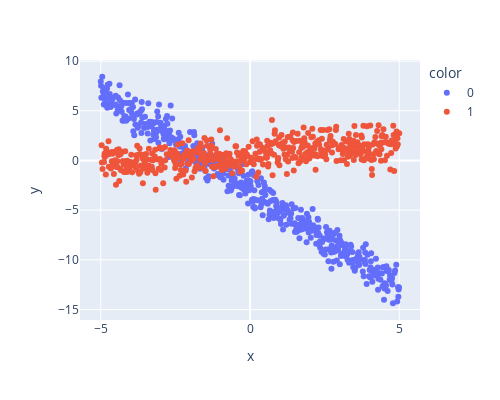

Write notebook code for a chart like this one.
### Code cell
X, y, a ,b  = generate_data(1000, 2)
fig = px.scatter(x=X['x'],y=y, color=X['group'].astype(str), width=500, height=400)
fig.show()

### Figure 1 — Plotly figure (JSON) as saved in the notebook; plotly's stock layout.template omitted (floating-point values rounded to 4 significant figures; data arrays with more than 128 entries replaced by an {"elided": "..."} marker saying what was removed)
{"data": [{"hovertemplate": "color=0<br>x=%{x}<br>y=%{y}<extra></extra>", "legendgroup": "0", "marker": {"color": "#636efa", "symbol": "circle"}, "mode": "markers", "name": "0", "orientation": "v", "showlegend": true, "type": "scatter", "x": {"elided": "496 float values"}, "xaxis": "x", "y": {"elided": "496 float values"}, "yaxis": "y"}, {"hovertemplate": "color=1<br>x=%{x}<br>y=%{y}<extra></extra>", "legendgroup": "1", "marker": {"color": "#EF553B", "symbol": "circle"}, "mode": "markers", "name": "1", "orientation": "v", "showlegend": true, "type": "scatter", "x": {"elided": "504 float values"}, "xaxis": "x", "y": {"elided": "504 float values"}, "yaxis": "y"}], "layout": {"height": 400, "legend": {"title": {"text": "color"}, "tracegroupgap": 0}, "margin": {"t": 60}, "width": 500, "xaxis": {"anchor": "y", "domain": [0, 1], "title": {"text": "x"}}, "yaxis": {"anchor": "x", "domain": [0, 1], "title": {"text": "y"}}}}
